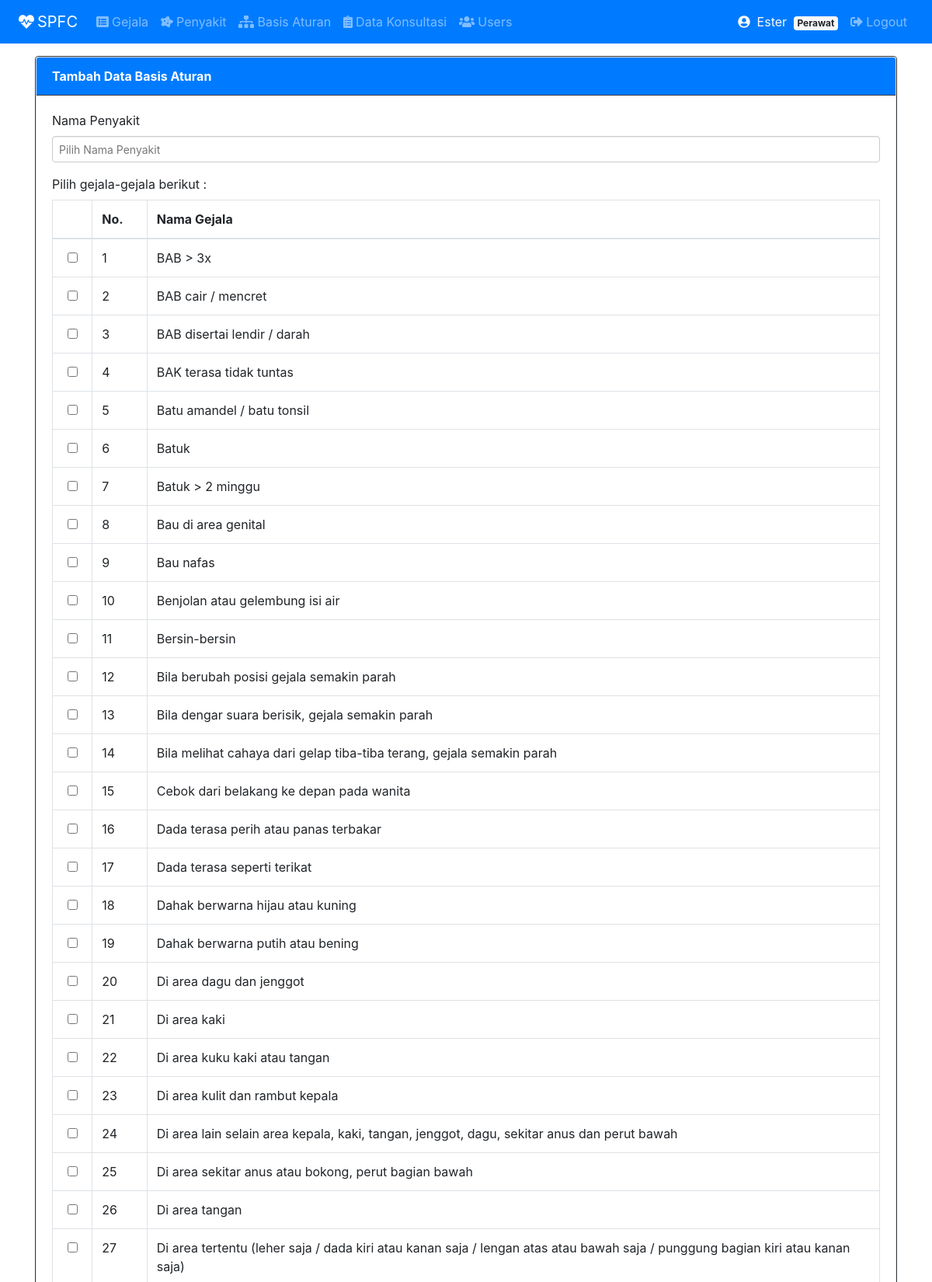
The app's page /index.php?page=aturan&action=tambah (signed in, upper part) with its own data.
### tables this page shows
CREATE TABLE `gejala` (
  `idgejala` int(11) NOT NULL,
  `nmgejala` varchar(200) NOT NULL
);

### tambah_aturan.php (the view, shortened to what this page needs)
<div class="row">
    <div class="col-sm-12">
        <form action="" method="POST" name="Form" onsubmit="return validasiForm()">
            <div class="card border-dark">
                <div class="card">
                <div class="card-header bg-primary text-white border-dark"><strong>Tambah Data Basis Aturan</strong></div>
                <div class="card-body">
                    <div class="form-group">
                        <label for="">Nama Penyakit</label>
                    </div>
                    <div class="form-group">
                        <label for="">Pilih gejala-gejala berikut :</label>
                        <div class="table-responsive">
                        <table class="table table-bordered">
                            <thead>
                                <tr>
                                    <th width="30px"></th>
                                    <th width="30px">No.</th>
                                    <th width="700px">Nama Gejala</th>
                                </tr>
                            </thead>
                            <tbody>
                                <?php
                                    $no = 1;
                                    $sql = "SELECT*FROM gejala ORDER BY nmgejala ASC";
                                    $result = $conn->query($sql);
                                    while($row = $result->fetch_assoc()) {
                                ?>
                                <tr>
                                    <td align="center"><input type="checkbox" class="check-item" name="<?php echo 'idgejala[]'; ?>" value= "<?php echo $row['idgejala']; ?>"></td>
                                    <td><?php echo $no++; ?></td>
                                    <td><?php echo $row['nmgejala']; ?></td>
                                </tr>
                                    <?php
                                        }
                                    ?>
                            </tbody>
                        </table>
                        </div>
                    </div>
                </div>
            </div>
        </form>
    </div>
</div>

### assets/css/mobile-fixes.css (style rules this page uses)
.table-responsive { -webkit-overflow-scrolling: touch; }

### records on screen
gejala: nmgejala "BAB > 3x"
gejala: nmgejala "BAB cair / mencret"
gejala: nmgejala "BAB disertai lendir / darah"
gejala: nmgejala "BAK terasa tidak tuntas"
gejala: nmgejala "Batu amandel / batu tonsil"
gejala: nmgejala "Batuk"
gejala: nmgejala "Batuk > 2 minggu"
gejala: nmgejala "Bau di area genital"
gejala: nmgejala "Bau nafas"
gejala: nmgejala "Benjolan atau gelembung isi air"
gejala: nmgejala "Bersin-bersin"
gejala: nmgejala "Bila berubah posisi gejala semakin parah"
gejala: nmgejala "Bila dengar suara berisik, gejala semakin parah"
gejala: nmgejala "Bila melihat cahaya dari gelap tiba-tiba terang, gejala semakin parah"
gejala: nmgejala "Cebok dari belakang ke depan pada wanita"
gejala: nmgejala "Dada terasa perih atau panas terbakar"
gejala: nmgejala "Dada terasa seperti terikat"
gejala: nmgejala "Dahak berwarna hijau atau kuning"
gejala: nmgejala "Dahak berwarna putih atau bening"
gejala: nmgejala "Di area dagu dan jenggot"
gejala: nmgejala "Di area kaki"
gejala: nmgejala "Di area kuku kaki atau tangan"
gejala: nmgejala "Di area kulit dan rambut kepala"
gejala: nmgejala "Di area lain selain area kepala, kaki, tangan, jenggot, dagu, sekitar anus dan perut bawah"
gejala: nmgejala "Di area sekitar anus atau bokong, perut bagian bawah"
gejala: nmgejala "Di area tangan"
gejala: nmgejala "Di area tertentu (leher saja / dada kiri atau kanan saja / lengan atas atau bawah saja / punggung bagian kiri atau kanan saja)"

### other values on screen
$_SESSION['username'] "Ester"
$_SESSION['role'] "Perawat"
